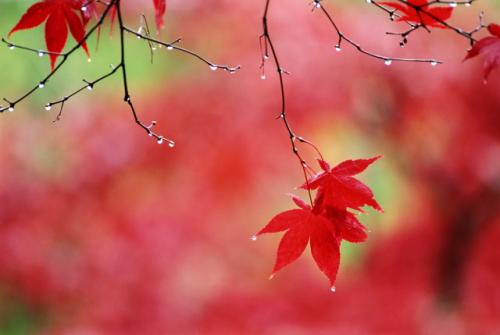
#> input picture image.jpg, 500 x 335 px
$ python deep_04_12.py
#> lines starting #> are read from the running program, lines starting #| are printed output that depends on the picture
import cv2

image = cv2.imread('./image.jpg', cv2.IMREAD_COLOR)
#> image is the input picture: shape (335, 500, 3); mean B, G, R 79.5, 88.3, 189.8

a = 300
b = 300

zoom = cv2.resize(image, (a,b), interpolation=cv2.INTER_AREA)
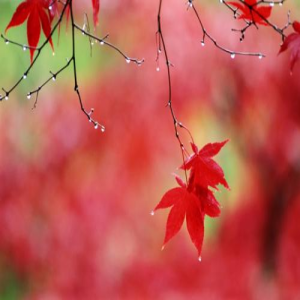
#> zoom: shape (300, 300, 3); mean B, G, R 79.5, 88.3, 189.8
